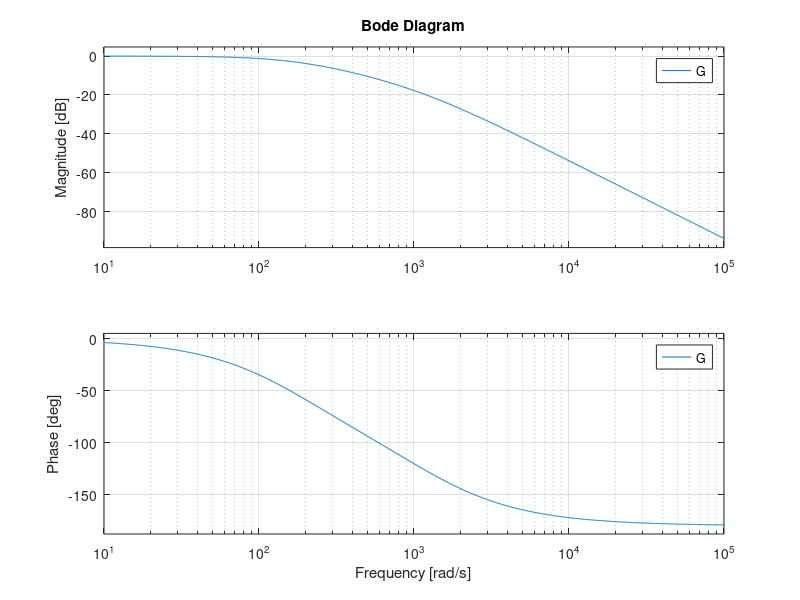
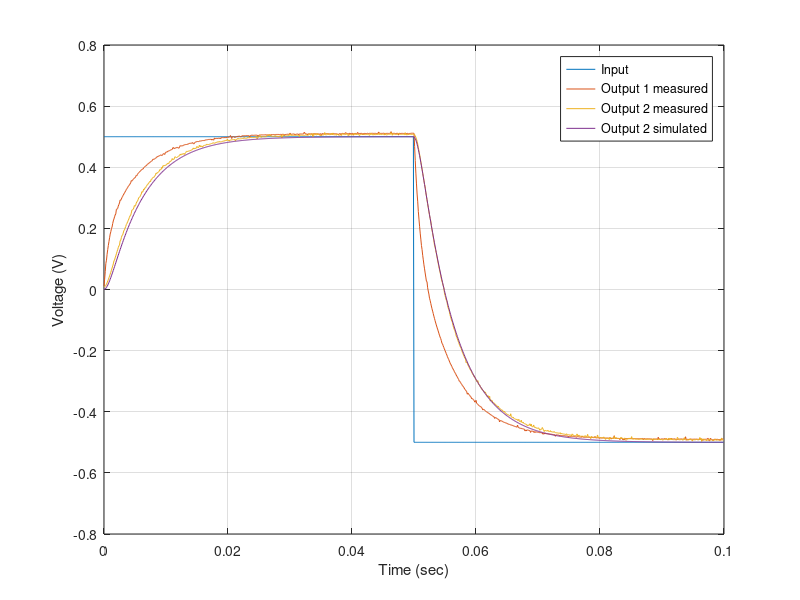
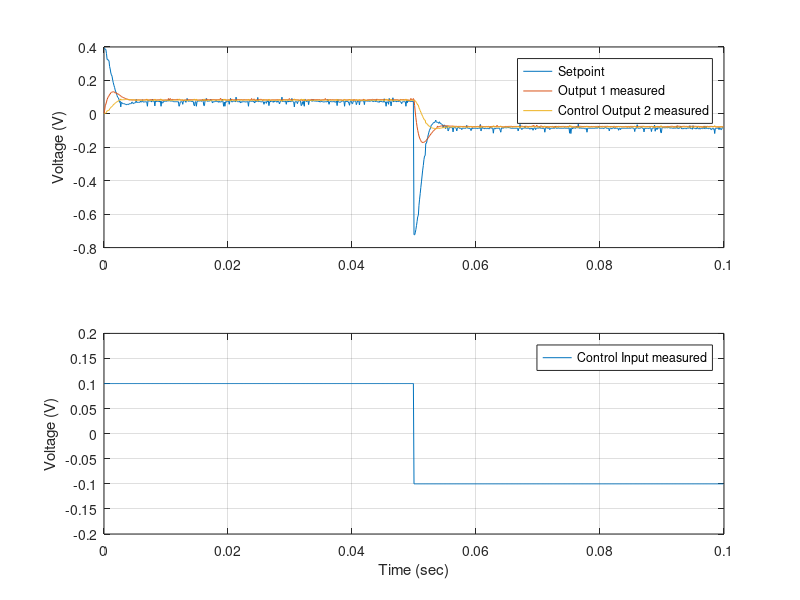

Reproduce these figures in MATLAB, in order. (Note: this script raises an error after producing the figures.)
clc, clear all
addpath app/
%% Open Gui

% run GPA_nucleo_UART_exported.m

%% Intro to C++ and Mbed

% Parameters
R1 = 4.7e3;  % Ohm
R2 = R1;
C1 = 470e-9; % F
C2 = C1;

% Transfer function
s = tf('s');
a = R1*R2*C1*C2;
b = R1*C1 + R1*C2 + R2*C2;
G = 1 / (a*s^2 + b*s + 1);

% --- P1, AUFGABE 1.9 ---
load G_est_00 % save G_est_00 G_est
G_est_500Hz = G_est;
load G_est_01 % save G_est_01 G_est
G_est_5kHz = G_est;
load G_est_02 % save G_est_02 G_est
G_est_10kHz = G_est;

figure(1)
bode(G_est_500Hz, G_est_5kHz, G_est_10kHz, G)
legend('Location', 'best')

% --- P1, AUFGABE 1.11 ---
load data_00.mat % save data_00 data

y_sim = lsim(G, data.values(:,1), data.time);

figure(2)
plot(data.time, [data.values(:,1:3), y_sim]), grid on
ylabel('Voltage (V)'), xlabel('Time (sec)')
legend('Input', ...
    'Output 1 measured', ...
    'Output 2 measured', ...
    'Output 2 simulated', ...
    'Location', 'best')

% --- P1, AUFGABE 1.12 ---
load data_01.mat % save data_01 data

figure(3)
subplot(211)
plot(data.time, data.values(:,1:3)), grid on
ylabel('Voltage (V)')
legend('Setpoint', ...
    'Output 1 measured', ...
    'Control Output 2 measured', ...
    'Location', 'best')
subplot(212)
plot(data.time, data.values(:,4)), grid on
ylabel('Voltage (V)'), xlabel('Time (sec)')
legend('Control Input measured', ...
    'Location', 'best')


%% State space controller and full-state observer

% Physical state-space model (x1=uC1, x2=uC2)
A = [-(1/(R1*C1) + 1/(R2*C1)),  1/(R2*C1);
                    1/(R2*C2), -1/(R2*C2)];
B = [1/(R1*C1);
            0];
C = eye(2);
D = zeros(2,1);
sys = ss(A, B, C, D);

% --- P2, AUFGABE 1.2 ---
K = place(A, B, 2 * [-500 + 500*1i; -500 - 500*1i])
fprintf('K << %1.3ff, %1.3ff;\n', K(1), K(2));

dc = -C * inv(A - B*K) * B
V = 1 / dc(1)

% --- P2, AUFGABE 1.4 ---
load data_02.mat % save data_02 data

figure(4)
subplot(211)
plot(data.time, data.values(:,1:3)), grid on
ylabel('Voltage (V)')
legend('Setpoint', ...
    'Output 1 measured', ...
    'Control Output 2 measured', ...
    'Location', 'best')
subplot(212)
plot(data.time, data.values(:,4)), grid on
ylabel('Voltage (V)'), xlabel('Time (sec)')
legend('Control Input measured', ...
    'Location', 'best')

% --- P2, AUFGABE 1.4 ---
load data_03.mat % save data_03 data

figure(5)
subplot(211)
plot(data.time, data.values(:,1:3)), grid on
ylabel('Voltage (V)')
legend('Setpoint', ...
    'Output 1 measured', ...
    'Control Output 2 measured', ...
    'Location', 'best')
subplot(212)
plot(data.time, data.values(:,4)), grid on
ylabel('Voltage (V)'), xlabel('Time (sec)')
legend('Control Input measured', ...
    'Location', 'best')

% --- P2, AUFGABE 2.1 ---
C = [0 1];
H = place(A.', C.', 6 * [-500 + 500*1i; -500 - 500*1i])'
fprintf('A << %1.3ff, %1.3ff, %1.3ff, %1.3ff;\n', A(1,1), A(1,2), A(2,1), A(2,2));
fprintf('B << %1.3ff, %1.3ff;\n', B(1), B(2));
fprintf('C << %1.3ff, %1.3ff;\n', C(1,1), C(1,2));
fprintf('H << %1.3ff, %1.3ff;\n', H(1), H(2));

% Measured values for state-space controller
% load data_04.mat % save data_04 data

% Estimated values for state-space controller
load data_05.mat % save data_05 data

figure(6)
subplot(211)
plot(data.time, data.values(:,[1 2 3 5 6])), grid on
ylabel('Voltage (V)')
legend('Setpoint', ...
    'Output 1 measured', ...
    'Output 2 measured', ...
    'Output 1 estimated', ...
    'Output 2 estimated', ...
    'Location', 'best')
subplot(212)
plot(data.time, data.values(:,4)), grid on
ylabel('Voltage (V)'), xlabel('Time (sec)')
legend('Control Input measured', ...
    'Location', 'best')
